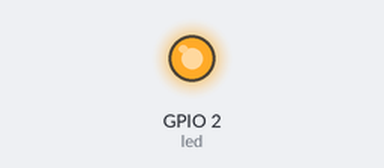
This sketch was run on a simulated ESP32. Shown: output pins drawn as LEDs (lit = HIGH).

Above: at 0.5 s.
At 17.1 s:
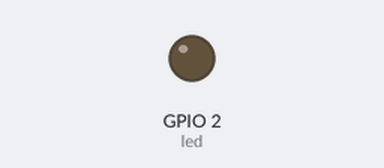
Timing chart, 0 to 23.4 s (numbered marks = the images above):
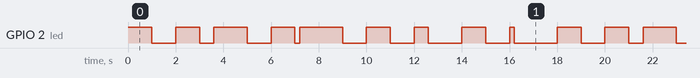

Measured:
- by itself, GPIO 2 (led): repeats every 18.0 s: LOW 1.0 s, HIGH 1.0 s, LOW 0.60 s, HIGH 1.4 s, LOW 1.0 s, HIGH 1.0 s, LOW 0.20 s, HIGH 1.8 s, LOW 1.0 s, HIGH 1.0 s, LOW 1.0 s, HIGH 0.60 s, LOW 1.4 s, HIGH 1.0 s, LOW 1.0 s, HIGH 0.20 s, LOW 1.8 s, HIGH 1.0 s
- by itself, everything shown: repeats every 18.0 s, in 18 steps

The sketch:

sketch_oct14a.ino
```cpp
//First task to blink LED using FreeRTOS
#if CONFIG_FREERTOS_UNICORE
static const BaseType_t app_core = 0;
#else
static const BaseType_t app_core=1;
#endif

static const int led=LED_BUILTIN;
void blinky(void *param)
{
  while(1)
  {
    digitalWrite(led,HIGH);
    vTaskDelay(1000/portTICK_PERIOD_MS);
    digitalWrite(led,LOW);
    vTaskDelay(1000/portTICK_PERIOD_MS);
  }
}
void blinky1(void *param)
{
  while(1)
  {
    digitalWrite(led,HIGH);
    vTaskDelay(1800/portTICK_PERIOD_MS);
    digitalWrite(led,LOW);
    vTaskDelay(1800/portTICK_PERIOD_MS);
  }
}
void setup() {
  // put your setup code here, to run once:
  pinMode(led,OUTPUT);
  xTaskCreatePinnedToCore(blinky,
                          "Blink LED",
                          1024,
                          NULL,
                          1,
                          NULL,
                          app_core);
  xTaskCreatePinnedToCore(blinky1,
                          "Blink 1 LED",
                          1024,
                          NULL,
                          1,
                          NULL,
                          app_core);
}

void loop() {
  // put your main code here, to run repeatedly:

}
```
